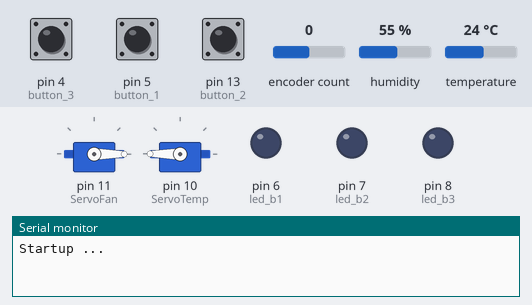
A sketch run on a simulated Arduino Uno, built with avr-gcc and run on an emulated ATmega328P. On the bench: 2 × servo, output pins drawn as LEDs (lit = HIGH), the last lines printed to the serial monitor. The test bench sets the inputs (shaded band); at power-on: encoder count 0, pin 4 (button_3) HIGH, pin 5 (button_1) HIGH, pin 13 (button_2) HIGH, humidity 55 %, temperature 24 °C. EEPROM starts erased.

Above: at 1.7 s.
1.8 s: encoder count set to 1
At 2.4 s:
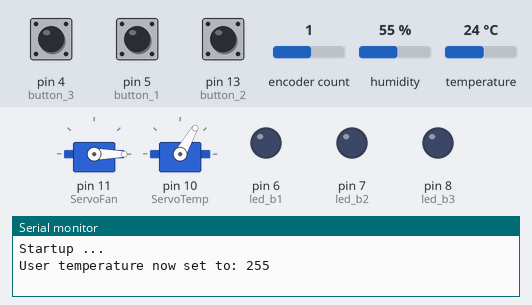
3.3 s: pin 4 (button_3) pulled LOW for 0.15 s
At 4.5 s:
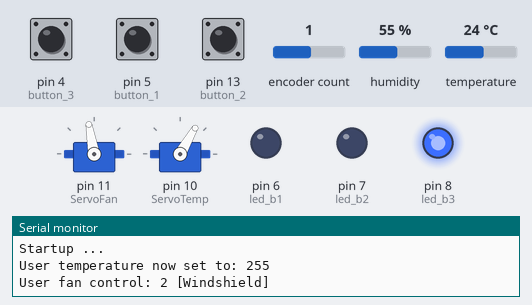
4.9 s: pin 5 (button_1) pulled LOW for 0.15 s
At 5.8 s:
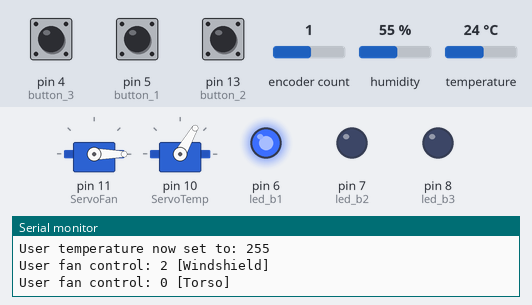
6.5 s: pin 13 (button_2) pulled LOW for 0.15 s
At 7.0 s:
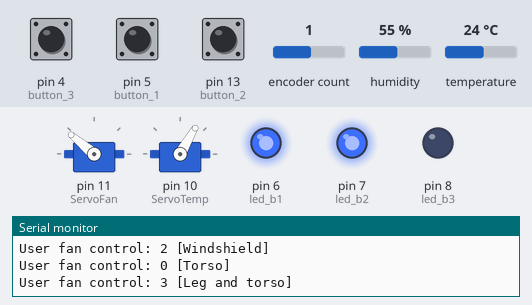
8.1 s: pin 5 (button_1) pulled LOW for 1 s
At 8.4 s:
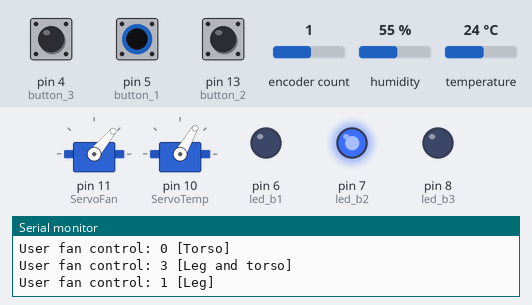
10.6 s: pin 4 (button_3) pulled LOW for 1 s
At 11.5 s:
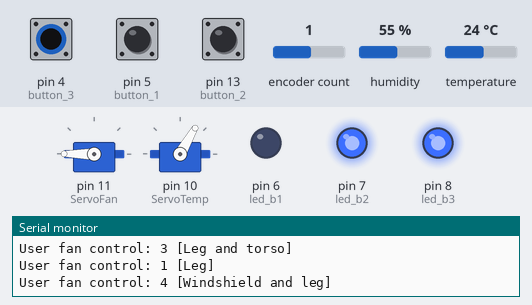
Timing chart, 0 to 13.6 s (numbered marks = the images above; inputs shaded):
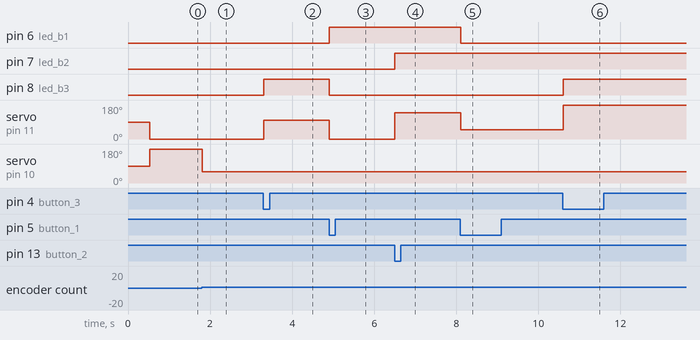

The sketch:

car_temp_v2.ino
```cpp
// Task setup
// 1 : COMPLETE : take care of buttons + LEDS
// 2 : COMPLETE : encoder + motor
// 3 : COMPLETE : temperature changing 2
// 4 : screen

#include <Encoder.h>
#include <EEPROM.h>
#include <JC_Button.h>
#include <DHT.h>
#include <Servo.h>

// BEGIN OF BUTTONS + LEDS INIT

// init of hardwired components

const int button_1 = 5;
const int button_2 = 13;
const int button_3 = 4;

const int led_b1 = 6;
const int led_b2 = 7;
const int led_b3 = 8;

// vars for change

int button_1_state = 0;
int button_2_state = 0;
int button_3_state = 0;

ToggleButton
  button_1_toggle(button_1),
  button_2_toggle(button_2),
  button_3_toggle(button_3);

// END OF BUTTONS + LEDS INIT
// BEGIN OF ENCODER + MOTOR

#define CLK 2
#define DT 3
#define SW 999

long oldRotaryPos = 0;
int oldButtonPos = -1;

Encoder encoder(CLK, DT);

// END OF ENCODER + MOTOR
// BEGIN TEMPERATURE SENSORS

#define DHTTYPE DHT11
#define DHTPIN 9
DHT dht(DHTPIN, DHTTYPE);

int current_temp_1;
// END TEMPERATURE SENSORS
// BEGIN SERVOs
Servo ServoFan;
Servo ServoTemp;
//#define ServoFan 11
//#define ServoTemp 10

// END SERVOs
void setup() {
  //init serial communication at 9600 bits per second:
  Serial.begin(9600);
  Serial.println("Startup ... ");
  //init testing LEDs for diagnosis
  digitalWrite(led_b1, HIGH);
  digitalWrite(led_b2, HIGH);
  digitalWrite(led_b3, HIGH);
  delay(500);
  digitalWrite(led_b1, LOW);
  digitalWrite(led_b2, LOW);
  digitalWrite(led_b3, LOW);
  //init the LED pins as outputs:
  pinMode(led_b1, OUTPUT);
  pinMode(led_b2, OUTPUT);
  pinMode(led_b3, OUTPUT);
  //init the button pins as inputs:
  pinMode(button_1, INPUT);
  pinMode(button_2, INPUT);
  pinMode(button_3, INPUT);
  //JC Button setup to begin reading button for toggle
  button_1_toggle.begin();
  button_2_toggle.begin();
  button_3_toggle.begin();
  //Begin temperature sensor
  dht.begin();
  //Attach servos
  ServoFan.attach(11);
  ServoTemp.attach(10);
}

void loop() {
  button_read();
  encoder_read();
  temperature_read();
  servo_control();
}

void servo_control(){
  /*
   * Writes info for Fan position and temperature
   */
  //ServoFan.write(0);
  //ServoTemp.write(0);
  //Begin Fan position control
  int previous_button = EEPROM.read(0); // reads on startup
  int fan_angle [5] = {0, 50, 100, 140, 180};
  ServoFan.write(fan_angle[previous_button]);
  //Begin temp position control
  int desired_temp = EEPROM.read(1);
  int diff_temp = current_temp_1 - desired_temp;
  //Serial.println(current_temp_1);
  if(diff_temp < 2 && diff_temp > 2){ // no difference, set at middle
    ServoTemp.write(90);
  }else if(diff_temp < -6){
    ServoTemp.write(180);
  }else if(diff_temp > 6){
    ServoTemp.write(0);
  }else{
    int custom_angle = diff_temp*10;
    custom_angle = map(custom_angle, -150, 150, 180, 0);
    ServoTemp.write(custom_angle);
  }
}

void temperature_read(){
  if(! isnan(dht.readTemperature())){
    //Serial.println(dht.readTemperature(true));dht.computeHeatIndex(dht.readTemperature(true), dht.readHumidity());
    current_temp_1 = dht.readTemperature(true);
  }
}

void button_read() {
  /*Information:
    Button 1:
      -Far left
      -Torso vent only
      -Connects to button 2 (leg)
    Button 2:
      -Middle vent
      -Leg vent only
      -Can connect to button 1 (Torso) + 3 (Window)
    Button 3:
      -Far right vent
      -Window vent only
      -Can connect to button 3 (Legs)

    Requirements:
      - Button combos (1 and 2) + (3 and 2) can be on simultaneously to have both of their vents on
      - Non-combo buttons can't be on at the same time (1 and 3)
      - If a button is 'active' then their respective LED should be illuminated (HIGH)
      - Write to EEPROM to save on the case of power failure (car off)
      - Flash possible combo button to show user possible combination

      - Button combinations should save to address 0 of EEPROM:
        - 0 (default if failure): Torso only (Button 1) ( 1 0 0 )
        - 1 : Middle vent only (button 2) ( 0 1 0 )
        - 2 : Window vent only (button 3) ( 0 0 1 )
        - 3 : Button 1 + 2 ( 1 1 0 )
        - 4 : Button 3 + 2 ( 0 1 1 )
  */

  button_1_toggle.read();
  button_2_toggle.read();
  button_3_toggle.read();

  int previous_button = EEPROM.read(0); // reads on startup

  if(button_1_toggle.changed()){
    EEPROM.update(0,0);
    if(previous_button == 1){
      EEPROM.update(0,3);
    }else if(previous_button == 3){
      EEPROM.update(0,1);
    }
  }
  if(button_2_toggle.changed()){
    if(previous_button == 3){
      EEPROM.update(0,0);
    }else if(previous_button == 4){
      EEPROM.update(0,2);
    }else if(previous_button == 0){
      EEPROM.update(0, 3);
    }else if(previous_button == 2){
      EEPROM.update(0, 4);
    }else{
      EEPROM.update(0, 1);
    }
  }
  if(button_3_toggle.changed()){
    EEPROM.update(0,2);
    if(previous_button == 1){
      EEPROM.update(0, 4);
    }else if(previous_button == 4){
      EEPROM.update(0, 1);
    }
  }


  previous_button = EEPROM.read(0);

  if(oldButtonPos != previous_button){
    if(previous_button == 0){
      Serial.println("User fan control: 0 [Torso]");
      digitalWrite(led_b1, HIGH);
      digitalWrite(led_b2, LOW);
      digitalWrite(led_b3, LOW);
    }else if (previous_button == 1){
      Serial.println("User fan control: 1 [Leg]");
      digitalWrite(led_b1, LOW);
      digitalWrite(led_b2, HIGH);
      digitalWrite(led_b3, LOW);
    }else if (previous_button == 2){
      Serial.println("User fan control: 2 [Windshield]");
      digitalWrite(led_b1, LOW);
      digitalWrite(led_b2, LOW);
      digitalWrite(led_b3, HIGH);
    } else if (previous_button == 3){
      Serial.println("User fan control: 3 [Leg and torso]");
      digitalWrite(led_b1, HIGH);
      digitalWrite(led_b2, HIGH);
      digitalWrite(led_b3, LOW);
    }else if (previous_button == 4){
      Serial.println("User fan control: 4 [Windshield and leg]");
      digitalWrite(led_b1, LOW);
      digitalWrite(led_b2, HIGH);
      digitalWrite(led_b3, HIGH);
    }
    oldButtonPos = previous_button;
  }
}

void encoder_read() {
  /*
   * Each 'click' is 4 positions
   */
  int user_temperature = EEPROM.read(1); // reads stored temperature
  long newRotaryPos = encoder.read() / 4; //divide by 4 to fix encoder skipping 4 per click
  if(newRotaryPos != oldRotaryPos){
    Serial.print("User temperature now set to: ");Serial.println(user_temperature);
    if((newRotaryPos > oldRotaryPos)&&(user_temperature>10)){
      user_temperature = user_temperature - 1;
    }else if (user_temperature<100){
      user_temperature = user_temperature + 1;
    }
    if(user_temperature>100 || user_temperature<10){
      user_temperature = 70;
    }
    EEPROM.put(1, user_temperature);
    oldRotaryPos = newRotaryPos;
  }
}
```

Measured:
- after the input at 1.8 s, servo on pin 10 (ServoTemp): 180° → 60° at once
- after the input at 3.3 s, pin 8 (led_b3): LOW → HIGH at once; servo on pin 11 (ServoFan): 0° → 100° at once
- after the input at 4.9 s, pin 6 (led_b1): LOW → HIGH at once; pin 8 (led_b3): HIGH → LOW at once; servo on pin 11 (ServoFan): 100° → 0° at once
- after the input at 6.5 s, pin 7 (led_b2): LOW → HIGH at once; servo on pin 11 (ServoFan): 0° → 140° at once
- after the input at 8.1 s, pin 6 (led_b1): HIGH → LOW at once; servo on pin 11 (ServoFan): 140° → 50° at once
- after the input at 10.6 s, pin 8 (led_b3): LOW → HIGH at once; servo on pin 11 (ServoFan): 50° → 180° at once
